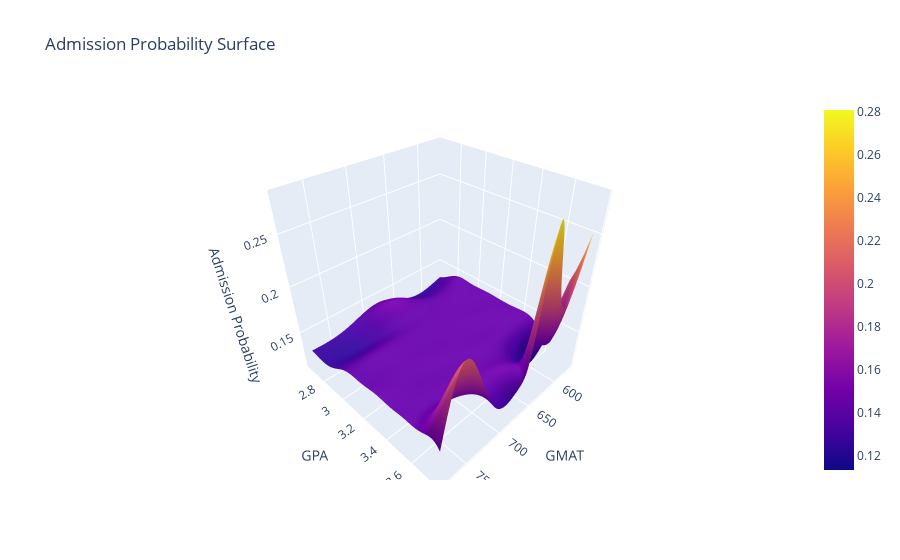

Write notebook code for a chart like this one.
### Markdown cell above
3D Surface Plot

### Code cell
import plotly.graph_objects as go
import numpy as np
from sklearn.preprocessing import StandardScaler
from sklearn.svm import SVC

# Prepare data
X = df[['gmat', 'gpa']]
y = df['admission']

# Standardize features
scaler = StandardScaler()
X_scaled = scaler.fit_transform(X)

# Train SVM model
model = SVC(kernel='rbf', probability=True)
model.fit(X_scaled, y)

# Create a grid of points
xx, yy = np.meshgrid(np.linspace(X['gmat'].min(), X['gmat'].max(), 100),
                     np.linspace(X['gpa'].min(), X['gpa'].max(), 100))
grid = np.c_[xx.ravel(), yy.ravel()]
grid_scaled = scaler.transform(grid)

# Predict probabilities
Z = model.predict_proba(grid_scaled)[:, 1].reshape(xx.shape)

# Create 3D surface plot
fig = go.Figure(data=[go.Surface(z=Z, x=xx, y=yy)])
fig.update_layout(title='Admission Probability Surface',
                  scene = dict(xaxis_title='GMAT',
                               yaxis_title='GPA',
                               zaxis_title='Admission Probability'))
fig.show()

### Figure 1 — Plotly figure (JSON) as saved in the notebook; plotly's stock layout.template omitted (floating-point values rounded to 4 significant figures; data arrays with more than 128 entries replaced by an {"elided": "..."} marker saying what was removed)
{"data": [{"type": "surface", "x": {"elided": "100x100 float values"}, "y": {"elided": "100x100 float values"}, "z": {"elided": "100x100 float values"}}], "layout": {"scene": {"xaxis": {"title": {"text": "GMAT"}}, "yaxis": {"title": {"text": "GPA"}}, "zaxis": {"title": {"text": "Admission Probability"}}}, "title": {"text": "Admission Probability Surface"}}}
